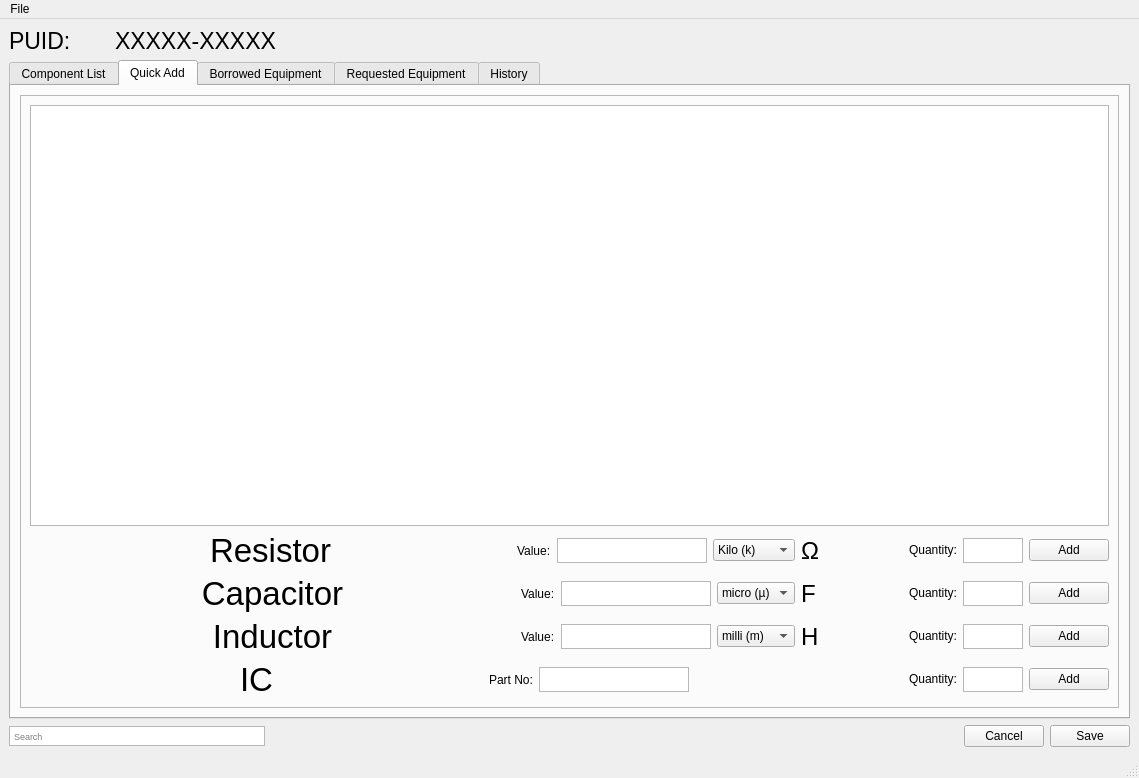
<?xml version="1.0" encoding="UTF-8"?>
<ui version="4.0">
 <class>MainWindow</class>
 <widget class="QMainWindow" name="MainWindow">
  <property name="geometry">
   <rect>
    <x>0</x>
    <y>0</y>
    <width>1139</width>
    <height>778</height>
   </rect>
  </property>
  <property name="windowTitle">
   <string>MainWindow</string>
  </property>
  <widget class="QWidget" name="centralwidget">
   <property name="sizePolicy">
    <sizepolicy hsizetype="Expanding" vsizetype="Expanding">
     <horstretch>0</horstretch>
     <verstretch>0</verstretch>
    </sizepolicy>
   </property>
   <layout class="QVBoxLayout" name="verticalLayout_2">
    <item>
     <layout class="QHBoxLayout" name="horizontalLayout_4">
      <item>
       <widget class="QLabel" name="label_label_puid">
        <property name="maximumSize">
         <size>
          <width>100</width>
          <height>16777215</height>
         </size>
        </property>
        <property name="font">
         <font>
          <pointsize>17</pointsize>
         </font>
        </property>
        <property name="text">
         <string>PUID:</string>
        </property>
       </widget>
      </item>
      <item>
       <widget class="QLabel" name="label_puid">
        <property name="font">
         <font>
          <pointsize>17</pointsize>
         </font>
        </property>
        <property name="text">
         <string>XXXXX-XXXXX</string>
        </property>
       </widget>
      </item>
     </layout>
    </item>
    <item>
     <layout class="QVBoxLayout" name="verticalLayout">
      <property name="sizeConstraint">
       <enum>QLayout::SetDefaultConstraint</enum>
      </property>
      <property name="leftMargin">
       <number>0</number>
      </property>
     </layout>
    </item>
    <item>
     <layout class="QHBoxLayout" name="horizontalLayout_2">
      <item>
       <widget class="QTabWidget" name="tab_widget">
        <property name="currentIndex">
         <number>1</number>
        </property>
        <widget class="QWidget" name="tab_current">
         <property name="sizePolicy">
          <sizepolicy hsizetype="Expanding" vsizetype="Expanding">
           <horstretch>0</horstretch>
           <verstretch>0</verstretch>
          </sizepolicy>
         </property>
         <attribute name="title">
          <string>Component List</string>
         </attribute>
         <layout class="QHBoxLayout" name="horizontalLayout_6">
          <item>
           <widget class="QTableView" name="table_current"/>
          </item>
         </layout>
        </widget>
        <widget class="QWidget" name="tab_quickadd">
         <attribute name="title">
          <string>Quick Add</string>
         </attribute>
         <layout class="QGridLayout" name="gridLayout">
          <item row="0" column="0">
           <layout class="QVBoxLayout" name="verticalLayout_6">
            <item>
             <widget class="QFrame" name="frame">
              <property name="frameShape">
               <enum>QFrame::StyledPanel</enum>
              </property>
              <property name="frameShadow">
               <enum>QFrame::Raised</enum>
              </property>
              <layout class="QVBoxLayout" name="verticalLayout_5">
               <item>
                <widget class="QTableView" name="table_quick">
                 <property name="sizePolicy">
                  <sizepolicy hsizetype="Expanding" vsizetype="Expanding">
                   <horstretch>0</horstretch>
                   <verstretch>0</verstretch>
                  </sizepolicy>
                 </property>
                 <property name="minimumSize">
                  <size>
                   <width>500</width>
                   <height>0</height>
                  </size>
                 </property>
                </widget>
               </item>
               <item>
                <layout class="QHBoxLayout" name="horizontalLayout_10">
                 <item>
                  <widget class="QLabel" name="label_9">
                   <property name="sizePolicy">
                    <sizepolicy hsizetype="Expanding" vsizetype="Preferred">
                     <horstretch>0</horstretch>
                     <verstretch>0</verstretch>
                    </sizepolicy>
                   </property>
                   <property name="font">
                    <font>
                     <pointsize>25</pointsize>
                    </font>
                   </property>
                   <property name="layoutDirection">
                    <enum>Qt::LeftToRight</enum>
                   </property>
                   <property name="text">
                    <string>Resistor</string>
                   </property>
                   <property name="alignment">
                    <set>Qt::AlignCenter</set>
                   </property>
                  </widget>
                 </item>
                 <item>
                  <widget class="QLabel" name="label">
                   <property name="text">
                    <string>Value:</string>
                   </property>
                  </widget>
                 </item>
                 <item>
                  <widget class="QTextEdit" name="text_resistorvalue">
                   <property name="sizePolicy">
                    <sizepolicy hsizetype="Fixed" vsizetype="Fixed">
                     <horstretch>0</horstretch>
                     <verstretch>0</verstretch>
                    </sizepolicy>
                   </property>
                   <property name="maximumSize">
                    <size>
                     <width>150</width>
                     <height>25</height>
                    </size>
                   </property>
                  </widget>
                 </item>
                 <item>
                  <widget class="QComboBox" name="combo_resistor">
                   <property name="sizePolicy">
                    <sizepolicy hsizetype="Fixed" vsizetype="Fixed">
                     <horstretch>0</horstretch>
                     <verstretch>0</verstretch>
                    </sizepolicy>
                   </property>
                   <property name="maximumSize">
                    <size>
                     <width>100</width>
                     <height>16777215</height>
                    </size>
                   </property>
                   <property name="focusPolicy">
                    <enum>Qt::WheelFocus</enum>
                   </property>
                   <item>
                    <property name="text">
                     <string>Kilo (k)</string>
                    </property>
                   </item>
                   <item>
                    <property name="text">
                     <string/>
                    </property>
                   </item>
                   <item>
                    <property name="text">
                     <string>Giga (G)</string>
                    </property>
                   </item>
                   <item>
                    <property name="text">
                     <string>Mega (M)</string>
                    </property>
                   </item>
                   <item>
                    <property name="text">
                     <string>Milli (m)</string>
                    </property>
                   </item>
                  </widget>
                 </item>
                 <item>
                  <widget class="QLabel" name="label_10">
                   <property name="sizePolicy">
                    <sizepolicy hsizetype="Fixed" vsizetype="Preferred">
                     <horstretch>0</horstretch>
                     <verstretch>0</verstretch>
                    </sizepolicy>
                   </property>
                   <property name="minimumSize">
                    <size>
                     <width>50</width>
                     <height>0</height>
                    </size>
                   </property>
                   <property name="maximumSize">
                    <size>
                     <width>500</width>
                     <height>16777215</height>
                    </size>
                   </property>
                   <property name="font">
                    <font>
                     <pointsize>18</pointsize>
                     <weight>50</weight>
                     <bold>false</bold>
                    </font>
                   </property>
                   <property name="text">
                    <string>Ω</string>
                   </property>
                  </widget>
                 </item>
                 <item>
                  <widget class="QLabel" name="label_11">
                   <property name="sizePolicy">
                    <sizepolicy hsizetype="Fixed" vsizetype="Fixed">
                     <horstretch>0</horstretch>
                     <verstretch>0</verstretch>
                    </sizepolicy>
                   </property>
                   <property name="minimumSize">
                    <size>
                     <width>100</width>
                     <height>0</height>
                    </size>
                   </property>
                   <property name="maximumSize">
                    <size>
                     <width>100</width>
                     <height>16777215</height>
                    </size>
                   </property>
                   <property name="text">
                    <string>Quantity:</string>
                   </property>
                   <property name="alignment">
                    <set>Qt::AlignRight|Qt::AlignTrailing|Qt::AlignVCenter</set>
                   </property>
                  </widget>
                 </item>
                 <item>
                  <widget class="QTextEdit" name="text_resistorquantity">
                   <property name="sizePolicy">
                    <sizepolicy hsizetype="Fixed" vsizetype="Fixed">
                     <horstretch>0</horstretch>
                     <verstretch>0</verstretch>
                    </sizepolicy>
                   </property>
                   <property name="maximumSize">
                    <size>
                     <width>60</width>
                     <height>25</height>
                    </size>
                   </property>
                  </widget>
                 </item>
                 <item>
                  <widget class="QPushButton" name="button_resistoradd">
                   <property name="focusPolicy">
                    <enum>Qt::NoFocus</enum>
                   </property>
                   <property name="text">
                    <string>Add</string>
                   </property>
                  </widget>
                 </item>
                </layout>
               </item>
               <item>
                <layout class="QHBoxLayout" name="horizontalLayout_11">
                 <item>
                  <widget class="QLabel" name="label_12">
                   <property name="sizePolicy">
                    <sizepolicy hsizetype="MinimumExpanding" vsizetype="Preferred">
                     <horstretch>0</horstretch>
                     <verstretch>0</verstretch>
                    </sizepolicy>
                   </property>
                   <property name="minimumSize">
                    <size>
                     <width>450</width>
                     <height>0</height>
                    </size>
                   </property>
                   <property name="font">
                    <font>
                     <pointsize>25</pointsize>
                    </font>
                   </property>
                   <property name="layoutDirection">
                    <enum>Qt::LeftToRight</enum>
                   </property>
                   <property name="text">
                    <string>Capacitor</string>
                   </property>
                   <property name="alignment">
                    <set>Qt::AlignCenter</set>
                   </property>
                  </widget>
                 </item>
                 <item>
                  <widget class="QLabel" name="label_3">
                   <property name="text">
                    <string>Value:</string>
                   </property>
                  </widget>
                 </item>
                 <item>
                  <widget class="QTextEdit" name="text_capvalue">
                   <property name="sizePolicy">
                    <sizepolicy hsizetype="Fixed" vsizetype="Fixed">
                     <horstretch>0</horstretch>
                     <verstretch>0</verstretch>
                    </sizepolicy>
                   </property>
                   <property name="maximumSize">
                    <size>
                     <width>150</width>
                     <height>25</height>
                    </size>
                   </property>
                  </widget>
                 </item>
                 <item>
                  <widget class="QComboBox" name="combo_cap">
                   <property name="sizePolicy">
                    <sizepolicy hsizetype="Maximum" vsizetype="Fixed">
                     <horstretch>0</horstretch>
                     <verstretch>0</verstretch>
                    </sizepolicy>
                   </property>
                   <property name="maximumSize">
                    <size>
                     <width>100</width>
                     <height>16777215</height>
                    </size>
                   </property>
                   <property name="focusPolicy">
                    <enum>Qt::WheelFocus</enum>
                   </property>
                   <item>
                    <property name="text">
                     <string>micro (µ)</string>
                    </property>
                   </item>
                   <item>
                    <property name="text">
                     <string/>
                    </property>
                   </item>
                   <item>
                    <property name="text">
                     <string>milli (m)</string>
                    </property>
                   </item>
                   <item>
                    <property name="text">
                     <string>nano (n)</string>
                    </property>
                   </item>
                   <item>
                    <property name="text">
                     <string>pico (p)</string>
                    </property>
                   </item>
                  </widget>
                 </item>
                 <item>
                  <widget class="QLabel" name="label_13">
                   <property name="sizePolicy">
                    <sizepolicy hsizetype="Fixed" vsizetype="Preferred">
                     <horstretch>0</horstretch>
                     <verstretch>0</verstretch>
                    </sizepolicy>
                   </property>
                   <property name="minimumSize">
                    <size>
                     <width>50</width>
                     <height>0</height>
                    </size>
                   </property>
                   <property name="maximumSize">
                    <size>
                     <width>50</width>
                     <height>16777215</height>
                    </size>
                   </property>
                   <property name="font">
                    <font>
                     <pointsize>18</pointsize>
                     <weight>50</weight>
                     <bold>false</bold>
                    </font>
                   </property>
                   <property name="text">
                    <string>F</string>
                   </property>
                  </widget>
                 </item>
                 <item>
                  <widget class="QLabel" name="label_14">
                   <property name="sizePolicy">
                    <sizepolicy hsizetype="Fixed" vsizetype="Fixed">
                     <horstretch>0</horstretch>
                     <verstretch>0</verstretch>
                    </sizepolicy>
                   </property>
                   <property name="minimumSize">
                    <size>
                     <width>100</width>
                     <height>0</height>
                    </size>
                   </property>
                   <property name="maximumSize">
                    <size>
                     <width>100</width>
                     <height>16777215</height>
                    </size>
                   </property>
                   <property name="text">
                    <string>Quantity:</string>
                   </property>
                   <property name="alignment">
                    <set>Qt::AlignRight|Qt::AlignTrailing|Qt::AlignVCenter</set>
                   </property>
                  </widget>
                 </item>
                 <item>
                  <widget class="QTextEdit" name="text_capquantity">
                   <property name="sizePolicy">
                    <sizepolicy hsizetype="Fixed" vsizetype="Fixed">
                     <horstretch>0</horstretch>
                     <verstretch>0</verstretch>
                    </sizepolicy>
                   </property>
                   <property name="maximumSize">
                    <size>
                     <width>60</width>
                     <height>25</height>
                    </size>
                   </property>
                  </widget>
                 </item>
                 <item>
                  <widget class="QPushButton" name="button_capadd">
                   <property name="focusPolicy">
                    <enum>Qt::NoFocus</enum>
                   </property>
                   <property name="text">
                    <string>Add</string>
                   </property>
                  </widget>
                 </item>
                </layout>
               </item>
               <item>
                <layout class="QHBoxLayout" name="horizontalLayout_12">
                 <item>
                  <widget class="QLabel" name="label_15">
                   <property name="sizePolicy">
                    <sizepolicy hsizetype="MinimumExpanding" vsizetype="Preferred">
                     <horstretch>0</horstretch>
                     <verstretch>0</verstretch>
                    </sizepolicy>
                   </property>
                   <property name="minimumSize">
                    <size>
                     <width>450</width>
                     <height>0</height>
                    </size>
                   </property>
                   <property name="font">
                    <font>
                     <pointsize>25</pointsize>
                    </font>
                   </property>
                   <property name="layoutDirection">
                    <enum>Qt::LeftToRight</enum>
                   </property>
                   <property name="text">
                    <string>Inductor</string>
                   </property>
                   <property name="alignment">
                    <set>Qt::AlignCenter</set>
                   </property>
                  </widget>
                 </item>
                 <item>
                  <widget class="QLabel" name="label_4">
                   <property name="text">
                    <string>Value:</string>
                   </property>
                  </widget>
                 </item>
                 <item>
                  <widget class="QTextEdit" name="text_inductorvalue">
                   <property name="sizePolicy">
                    <sizepolicy hsizetype="Fixed" vsizetype="Fixed">
                     <horstretch>0</horstretch>
                     <verstretch>0</verstretch>
                    </sizepolicy>
                   </property>
                   <property name="maximumSize">
                    <size>
                     <width>150</width>
                     <height>25</height>
                    </size>
                   </property>
                  </widget>
                 </item>
                 <item>
                  <widget class="QComboBox" name="combo_inductor">
                   <property name="sizePolicy">
                    <sizepolicy hsizetype="Maximum" vsizetype="Fixed">
                     <horstretch>0</horstretch>
                     <verstretch>0</verstretch>
                    </sizepolicy>
                   </property>
                   <property name="maximumSize">
                    <size>
                     <width>100</width>
                     <height>16777215</height>
                    </size>
                   </property>
                   <property name="focusPolicy">
                    <enum>Qt::WheelFocus</enum>
                   </property>
                   <item>
                    <property name="text">
                     <string>milli (m)</string>
                    </property>
                   </item>
                   <item>
                    <property name="text">
                     <string/>
                    </property>
                   </item>
                   <item>
                    <property name="text">
                     <string>micro (µ)</string>
                    </property>
                   </item>
                   <item>
                    <property name="text">
                     <string>nano (n)</string>
                    </property>
                   </item>
                   <item>
                    <property name="text">
                     <string>pico (p)</string>
                    </property>
                   </item>
                  </widget>
                 </item>
                 <item>
                  <widget class="QLabel" name="label_16">
                   <property name="sizePolicy">
                    <sizepolicy hsizetype="Fixed" vsizetype="Preferred">
                     <horstretch>0</horstretch>
                     <verstretch>0</verstretch>
                    </sizepolicy>
                   </property>
                   <property name="minimumSize">
                    <size>
                     <width>50</width>
                     <height>0</height>
                    </size>
                   </property>
                   <property name="maximumSize">
                    <size>
                     <width>50</width>
                     <height>16777215</height>
                    </size>
                   </property>
                   <property name="font">
                    <font>
                     <pointsize>18</pointsize>
                     <weight>50</weight>
                     <bold>false</bold>
                    </font>
                   </property>
                   <property name="text">
                    <string>H</string>
                   </property>
                  </widget>
                 </item>
                 <item>
                  <widget class="QLabel" name="label_17">
                   <property name="sizePolicy">
                    <sizepolicy hsizetype="Fixed" vsizetype="Fixed">
                     <horstretch>0</horstretch>
                     <verstretch>0</verstretch>
                    </sizepolicy>
                   </property>
                   <property name="minimumSize">
                    <size>
                     <width>100</width>
                     <height>0</height>
                    </size>
                   </property>
                   <property name="maximumSize">
                    <size>
                     <width>100</width>
                     <height>16777215</height>
                    </size>
                   </property>
                   <property name="text">
                    <string>Quantity:</string>
                   </property>
                   <property name="alignment">
                    <set>Qt::AlignRight|Qt::AlignTrailing|Qt::AlignVCenter</set>
                   </property>
                  </widget>
                 </item>
                 <item>
                  <widget class="QTextEdit" name="text_inductorquantity">
                   <property name="sizePolicy">
                    <sizepolicy hsizetype="Fixed" vsizetype="Fixed">
                     <horstretch>0</horstretch>
                     <verstretch>0</verstretch>
                    </sizepolicy>
                   </property>
                   <property name="maximumSize">
                    <size>
                     <width>60</width>
                     <height>25</height>
                    </size>
                   </property>
                  </widget>
                 </item>
                 <item>
                  <widget class="QPushButton" name="button_inductoradd">
                   <property name="focusPolicy">
                    <enum>Qt::NoFocus</enum>
                   </property>
                   <property name="text">
                    <string>Add</string>
                   </property>
                  </widget>
                 </item>
                </layout>
               </item>
               <item>
                <layout class="QHBoxLayout" name="horizontalLayout_9">
                 <item>
                  <widget class="QLabel" name="label_6">
                   <property name="sizePolicy">
                    <sizepolicy hsizetype="MinimumExpanding" vsizetype="Preferred">
                     <horstretch>0</horstretch>
                     <verstretch>0</verstretch>
                    </sizepolicy>
                   </property>
                   <property name="minimumSize">
                    <size>
                     <width>450</width>
                     <height>0</height>
                    </size>
                   </property>
                   <property name="font">
                    <font>
                     <pointsize>25</pointsize>
                    </font>
                   </property>
                   <property name="layoutDirection">
                    <enum>Qt::LeftToRight</enum>
                   </property>
                   <property name="text">
                    <string>IC</string>
                   </property>
                   <property name="alignment">
                    <set>Qt::AlignCenter</set>
                   </property>
                  </widget>
                 </item>
                 <item>
                  <widget class="QLabel" name="label_7">
                   <property name="text">
                    <string>Part No:</string>
                   </property>
                  </widget>
                 </item>
                 <item>
                  <widget class="QTextEdit" name="text_icname">
                   <property name="sizePolicy">
                    <sizepolicy hsizetype="Fixed" vsizetype="Fixed">
                     <horstretch>0</horstretch>
                     <verstretch>0</verstretch>
                    </sizepolicy>
                   </property>
                   <property name="maximumSize">
                    <size>
                     <width>150</width>
                     <height>25</height>
                    </size>
                   </property>
                  </widget>
                 </item>
                 <item>
                  <spacer name="horizontalSpacer_2">
                   <property name="orientation">
                    <enum>Qt::Horizontal</enum>
                   </property>
                   <property name="sizeType">
                    <enum>QSizePolicy::Fixed</enum>
                   </property>
                   <property name="sizeHint" stdset="0">
                    <size>
                     <width>162</width>
                     <height>20</height>
                    </size>
                   </property>
                  </spacer>
                 </item>
                 <item>
                  <widget class="QLabel" name="label_8">
                   <property name="sizePolicy">
                    <sizepolicy hsizetype="Fixed" vsizetype="Fixed">
                     <horstretch>0</horstretch>
                     <verstretch>0</verstretch>
                    </sizepolicy>
                   </property>
                   <property name="minimumSize">
                    <size>
                     <width>100</width>
                     <height>0</height>
                    </size>
                   </property>
                   <property name="maximumSize">
                    <size>
                     <width>100</width>
                     <height>16777215</height>
                    </size>
                   </property>
                   <property name="text">
                    <string>Quantity:</string>
                   </property>
                   <property name="alignment">
                    <set>Qt::AlignRight|Qt::AlignTrailing|Qt::AlignVCenter</set>
                   </property>
                  </widget>
                 </item>
                 <item>
                  <widget class="QTextEdit" name="text_icquantity">
                   <property name="sizePolicy">
                    <sizepolicy hsizetype="Fixed" vsizetype="Fixed">
                     <horstretch>0</horstretch>
                     <verstretch>0</verstretch>
                    </sizepolicy>
                   </property>
                   <property name="maximumSize">
                    <size>
                     <width>60</width>
                     <height>25</height>
                    </size>
                   </property>
                  </widget>
                 </item>
                 <item>
                  <widget class="QPushButton" name="button_icadd">
                   <property name="focusPolicy">
                    <enum>Qt::NoFocus</enum>
                   </property>
                   <property name="text">
                    <string>Add</string>
                   </property>
                  </widget>
                 </item>
                </layout>
               </item>
              </layout>
             </widget>
            </item>
           </layout>
          </item>
         </layout>
        </widget>
        <widget class="QWidget" name="tab_borrowed">
         <property name="sizePolicy">
          <sizepolicy hsizetype="Expanding" vsizetype="Expanding">
           <horstretch>0</horstretch>
           <verstretch>0</verstretch>
          </sizepolicy>
         </property>
         <attribute name="title">
          <string>Borrowed Equipment</string>
         </attribute>
         <layout class="QHBoxLayout" name="horizontalLayout_5">
          <item>
           <widget class="QTableView" name="table_borrowed"/>
          </item>
         </layout>
        </widget>
        <widget class="QWidget" name="tab_requested">
         <property name="sizePolicy">
          <sizepolicy hsizetype="Expanding" vsizetype="Expanding">
           <horstretch>0</horstretch>
           <verstretch>0</verstretch>
          </sizepolicy>
         </property>
         <attribute name="title">
          <string>Requested Equipment</string>
         </attribute>
         <layout class="QVBoxLayout" name="verticalLayout_3">
          <item>
           <widget class="QTableView" name="table_requested"/>
          </item>
         </layout>
        </widget>
        <widget class="QWidget" name="tab_past">
         <property name="sizePolicy">
          <sizepolicy hsizetype="Expanding" vsizetype="Expanding">
           <horstretch>0</horstretch>
           <verstretch>0</verstretch>
          </sizepolicy>
         </property>
         <attribute name="title">
          <string>History</string>
         </attribute>
         <layout class="QHBoxLayout" name="horizontalLayout_3">
          <item>
           <widget class="QTableView" name="table_past"/>
          </item>
         </layout>
        </widget>
       </widget>
      </item>
     </layout>
    </item>
    <item>
     <layout class="QHBoxLayout" name="horizontalLayout" stretch="0,1,0,0">
      <property name="sizeConstraint">
       <enum>QLayout::SetMinimumSize</enum>
      </property>
      <item>
       <widget class="QTextEdit" name="text_search">
        <property name="sizePolicy">
         <sizepolicy hsizetype="Fixed" vsizetype="Fixed">
          <horstretch>0</horstretch>
          <verstretch>0</verstretch>
         </sizepolicy>
        </property>
        <property name="maximumSize">
         <size>
          <width>350</width>
          <height>20</height>
         </size>
        </property>
        <property name="baseSize">
         <size>
          <width>10</width>
          <height>20</height>
         </size>
        </property>
        <property name="font">
         <font>
          <pointsize>7</pointsize>
         </font>
        </property>
        <property name="verticalScrollBarPolicy">
         <enum>Qt::ScrollBarAlwaysOff</enum>
        </property>
        <property name="horizontalScrollBarPolicy">
         <enum>Qt::ScrollBarAlwaysOff</enum>
        </property>
        <property name="placeholderText">
         <string>Search</string>
        </property>
       </widget>
      </item>
      <item>
       <spacer name="horizontalSpacer">
        <property name="orientation">
         <enum>Qt::Horizontal</enum>
        </property>
        <property name="sizeType">
         <enum>QSizePolicy::Minimum</enum>
        </property>
        <property name="sizeHint" stdset="0">
         <size>
          <width>0</width>
          <height>0</height>
         </size>
        </property>
       </spacer>
      </item>
      <item>
       <widget class="QPushButton" name="button_cancel">
        <property name="sizePolicy">
         <sizepolicy hsizetype="Fixed" vsizetype="Fixed">
          <horstretch>0</horstretch>
          <verstretch>0</verstretch>
         </sizepolicy>
        </property>
        <property name="focusPolicy">
         <enum>Qt::NoFocus</enum>
        </property>
        <property name="text">
         <string>Cancel</string>
        </property>
       </widget>
      </item>
      <item>
       <widget class="QPushButton" name="button_submit">
        <property name="sizePolicy">
         <sizepolicy hsizetype="Fixed" vsizetype="Fixed">
          <horstretch>0</horstretch>
          <verstretch>0</verstretch>
         </sizepolicy>
        </property>
        <property name="focusPolicy">
         <enum>Qt::NoFocus</enum>
        </property>
        <property name="text">
         <string>Save</string>
        </property>
       </widget>
      </item>
     </layout>
    </item>
   </layout>
  </widget>
  <widget class="QMenuBar" name="menubar">
   <property name="geometry">
    <rect>
     <x>0</x>
     <y>0</y>
     <width>1139</width>
     <height>21</height>
    </rect>
   </property>
   <widget class="QMenu" name="menuFile">
    <property name="title">
     <string>File</string>
    </property>
    <widget class="QMenu" name="menuGenerate_Reprt">
     <property name="title">
      <string>Generate Reprt</string>
     </property>
     <addaction name="actionBorrowed_Equipment"/>
     <addaction name="actionComponents_Sold"/>
     <addaction name="actionRecent_PUID_s"/>
    </widget>
    <addaction name="menuGenerate_Reprt"/>
    <addaction name="actionClear_Window"/>
   </widget>
   <addaction name="menuFile"/>
  </widget>
  <widget class="QStatusBar" name="statusbar"/>
  <action name="actionClear_Window">
   <property name="text">
    <string>Clear Window</string>
   </property>
  </action>
  <action name="actionBorrowed_Equipment">
   <property name="text">
    <string>Borrowed Equipment</string>
   </property>
  </action>
  <action name="actionComponents_Sold">
   <property name="text">
    <string>Components Sold</string>
   </property>
  </action>
  <action name="actionRecent_PUID_s">
   <property name="text">
    <string>Recent PUID's</string>
   </property>
  </action>
 </widget>
 <resources/>
 <connections/>
</ui>
